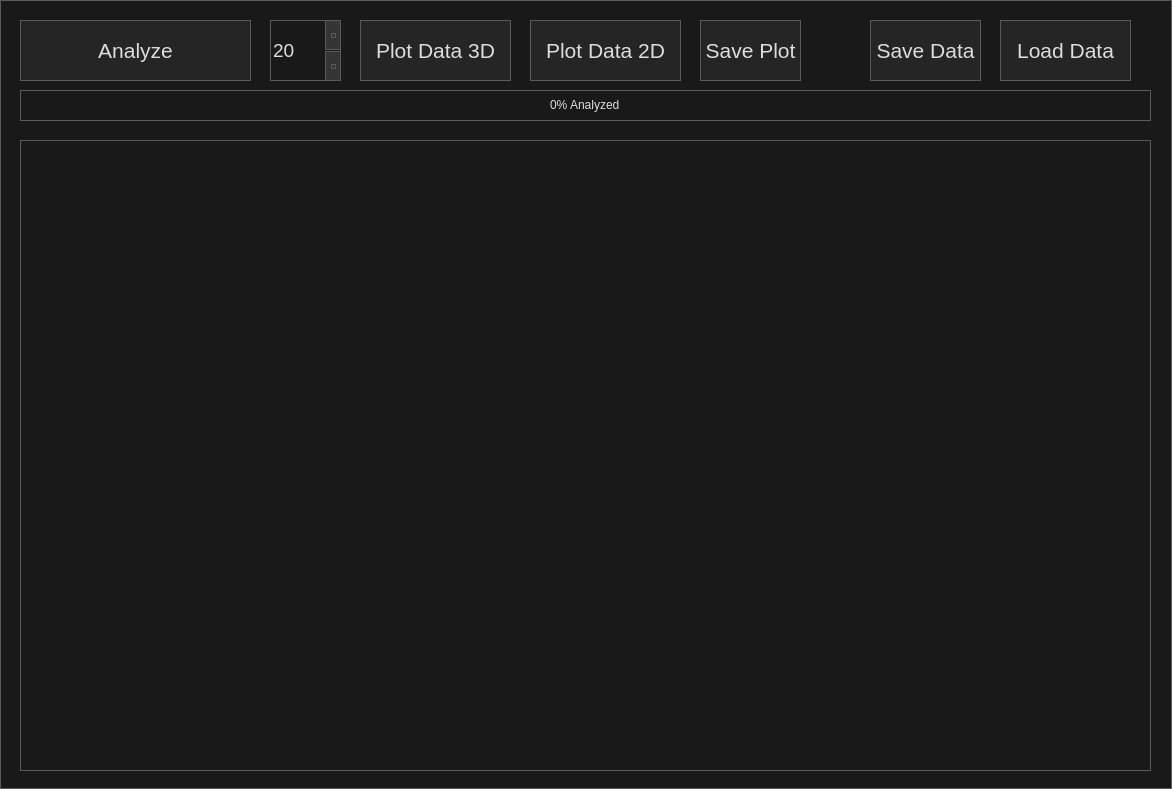
<?xml version="1.0" encoding="UTF-8"?>
<ui version="4.0">
 <class>symTrap</class>
 <widget class="QDialog" name="symTrap">
  <property name="geometry">
   <rect>
    <x>0</x>
    <y>0</y>
    <width>1172</width>
    <height>789</height>
   </rect>
  </property>
  <property name="windowTitle">
   <string>Symmetry Trap Tool</string>
  </property>
  <property name="styleSheet">
   <string notr="true">/*
	Based on a template by Emanuel Claesson (c) 2013 with modifications by Paris Flood

	Licensed under the Apache License, Version 2.0 (the &amp;quot;License&amp;quot;);
	you may not use this file except in compliance with the License.
	You may obtain a copy of the License at

		http://www.apache.org/licenses/LICENSE-2.0

	Unless required by applicable law or agreed to in writing, software
	distributed under the License is distributed on an &amp;quot;AS IS&amp;quot; BASIS,
	WITHOUT WARRANTIES OR CONDITIONS OF ANY KIND, either express or implied.
	See the License for the specific language governing permissions and
	limitations under the License.
*/

/*
	COLOR_DARK     = #191919
	COLOR_MEDIUM   = #353535
	COLOR_MEDLIGHT = #5A5A5A
	COLOR_LIGHT    = #DDDDDD
	COLOR_BLUE  = #2158AA
	COLOR_ORANGE = #D66C23
*/
* {
	background: #191919;
	color: #DDDDDD;
border: 1px solid #5A5A5A;
}

 QMenuBar {
	background: #191919;
	border-style: none;
 }

 QMenuBar::item {
	 background: transparent;
     spacing: 3px; /* spacing between menu bar items */
     padding: 5px 25px;
 }

 QMenuBar::item:selected{
	background: #353535;
  	border: 2px solid #D66C23;
    border-style: none none solid none;
}

 QMenuBar::item:pressed {
	background: #5A5A5A;
}

QCheckBox, QRadioButton {
	border: none;
}

QRadioButton::indicator, QCheckBox::indicator {
	width: 13px;
	height: 13px;
}

QRadioButton::indicator::unchecked, QCheckBox::indicator::unchecked {
	left: 5px;
	border: 1px solid #5A5A5A;
	background: none;
}

QRadioButton::indicator:unchecked:hover, QCheckBox::indicator:unchecked:hover {
	left: 5px;
	border: 1px solid #D66C23;
}

QRadioButton::indicator::checked, QCheckBox::indicator::checked {
	left: 5px;
	border: 1px solid #5A5A5A;
	background: #2158AA;
}

QRadioButton::indicator:checked:hover, QCheckBox::indicator:checked:hover {
	left: 5px;
	border: 1px solid #D66C23;
	background: #2158AA;
}

QGroupBox::title {
	subcontrol-origin: margin;
    subcontrol-position: top center;
}

QScrollBar {
	border: 1px solid #5A5A5A;
	background: #191919;
}

QScrollBar:horizontal {
	height: 15px;
	margin: 0px 16px 0px 16px;
}

QScrollBar:vertical {
	width: 15px;
	margin: 16px 0px 16px 0px;
}

QScrollBar::handle {
	background: #353535;
	border: 1px solid #5A5A5A;
}

QScrollBar::handle:horizontal {
	border-width: 0px 1px 0px 1px;
}

QScrollBar::handle:vertical {
	border-width: 1px 0px 1px 0px;
}

QScrollBar::handle:horizontal {
	min-width: 20px;
}

QScrollBar::handle:vertical {
	min-height: 20px;
}

QScrollBar::add-line, QScrollBar::sub-line {
	background:#353535;
	border: 1px solid #5A5A5A;
	subcontrol-origin: margin;
}

QScrollBar::add-line {
	position: absolute;
}

QScrollBar::add-line:horizontal {
	width: 15px;
	subcontrol-position: right;
	left: 15px;
}

QScrollBar::add-line:vertical {
	height: 15px;
	subcontrol-position: bottom;
	top: 15px;
}

QScrollBar::sub-line:horizontal {
	width: 15px;
	subcontrol-position: left;
}

QScrollBar::sub-line:vertical {
	height: 15px;
	subcontrol-position: top;
}

QScrollBar:left-arrow, QScrollBar::right-arrow, QScrollBar::up-arrow, QScrollBar::down-arrow {
	border: 1px solid #5A5A5A;
	width: 3px;
	height: 3px;
}

QScrollBar::add-page, QScrollBar::sub-page {
	background: none;
}

QAbstractButton {
	background: #252525;
}

QAbstractButton:disabled {
	background: #3F3F3F;
}

QAbstractButton:hover {
	background: #353535;
}

QPushButton:hover {
	background: #353535;
  	border: 1px solid #D66C23;
}

QAbstractButton:pressed {
	background: #5A5A5A;
}

QAbstractItemView {
	show-decoration-selected: 1;
 	outline: 0;
	selection-background-color: #2158AA;
	selection-color: #DDDDDD;
	alternate-background-color: #353535;
}

QHeaderView {
	border: 1px solid #5A5A5A;
}

QHeaderView::section {
	background: #191919;
	border: 1px solid #5A5A5A;
	padding: 4px;
}

QHeaderView::section:selected, QHeaderView::section::checked {
	background: #353535;
}

QTableView {
	gridline-color: #5A5A5A;
}

QTabBar {
	margin-left: 2px;
}

QTabBar::tab {
	border-radius: 0px;
	padding: 4px;
	margin: 4px;
}

QTabBar::tab:selected {
	background: #353535;
}

QComboBox::down-arrow {
	border: 1px solid #5A5A5A;
	background: #353535;
}

QComboBox::drop-down {
	border: 1px solid #5A5A5A;
	background: #353535;
}

QComboBox::down-arrow {
	width: 3px;
	height: 3px;
	border: 1px solid #5A5A5A;
}

QAbstractSpinBox {
	padding-right: 15px;
}

QAbstractSpinBox::up-button, QAbstractSpinBox::down-button {
	border: 1px solid #5A5A5A;
	background: #353535;
	subcontrol-origin: border;
}
QAbstractSpinBox::up-button:hover, QAbstractSpinBox::down-button:hover {
	border: 1px solid #D66C23;
}
QAbstractSpinBox::up-button:pressed, QAbstractSpinBox::down-button:pressed {
	background: #5A5A5A;
}

QAbstractSpinBox::up-arrow, QAbstractSpinBox::down-arrow {
	width: 3px;
	height: 3px;
	border: 1px solid #5A5A5A;
}
QAbstractSpinBox::up-arrow:hover, QAbstractSpinBox::down-arrow:hover {
	border: 1px solid #D66C23;
}

QSlider {
	border: none;
}

QSlider::groove:horizontal {
	height: 5px;
	margin: 4px 0px 4px 0px;
}

QSlider::groove:vertical {
	width: 5px;
	margin: 0px 4px 0px 4px;
}

QSlider::handle {
	border: 1px solid #5A5A5A;
	background: #353535;
}

QSlider::handle:horizontal {
	width: 15px;
	margin: -4px 0px -4px 0px;
}

QSlider::handle:vertical {
	height: 15px;
	margin: 0px -4px 0px -4px;
}

QSlider::add-page:vertical, QSlider::sub-page:horizontal {
	background: #2158AA;
}

QSlider::sub-page:vertical, QSlider::add-page:horizontal {
	background: #353535;
}

QLabel {
	border: none;
}

QProgressBar {
	text-align: center;
}

QProgressBar::chunk {
	width: 1px;
	background-color: #2158AA;
}

QMenu::separator {
	background: #353535;
}

QGroupBox {
	font: bold
}

QListWidget::item:selected {
    background-color: #2158AA;
}

 QMenu::item:selected{
	background: #353535;
	border: 2px solid #D66C23;
    border-style: none solid none none;
}

 QMenu::pressed {
	background: #5A5A5A;
}

QMenu::separator {
    height: 5px;
	background: #2158AA;
}</string>
  </property>
  <widget class="QPushButton" name="Plot_3D">
   <property name="geometry">
    <rect>
     <x>360</x>
     <y>20</y>
     <width>151</width>
     <height>61</height>
    </rect>
   </property>
   <property name="maximumSize">
    <size>
     <width>679</width>
     <height>16777215</height>
    </size>
   </property>
   <property name="font">
    <font>
     <pointsize>16</pointsize>
    </font>
   </property>
   <property name="text">
    <string>Plot Data 3D</string>
   </property>
  </widget>
  <widget class="QPushButton" name="save_data">
   <property name="geometry">
    <rect>
     <x>870</x>
     <y>20</y>
     <width>111</width>
     <height>61</height>
    </rect>
   </property>
   <property name="maximumSize">
    <size>
     <width>679</width>
     <height>16777215</height>
    </size>
   </property>
   <property name="font">
    <font>
     <pointsize>16</pointsize>
    </font>
   </property>
   <property name="text">
    <string>Save Data</string>
   </property>
  </widget>
  <widget class="QPushButton" name="load_data">
   <property name="geometry">
    <rect>
     <x>1000</x>
     <y>20</y>
     <width>131</width>
     <height>61</height>
    </rect>
   </property>
   <property name="maximumSize">
    <size>
     <width>679</width>
     <height>16777215</height>
    </size>
   </property>
   <property name="font">
    <font>
     <pointsize>16</pointsize>
    </font>
   </property>
   <property name="text">
    <string>Load Data</string>
   </property>
  </widget>
  <widget class="QPushButton" name="optimize">
   <property name="geometry">
    <rect>
     <x>20</x>
     <y>20</y>
     <width>231</width>
     <height>61</height>
    </rect>
   </property>
   <property name="maximumSize">
    <size>
     <width>679</width>
     <height>16777215</height>
    </size>
   </property>
   <property name="font">
    <font>
     <pointsize>16</pointsize>
    </font>
   </property>
   <property name="autoFillBackground">
    <bool>false</bool>
   </property>
   <property name="text">
    <string>Analyze</string>
   </property>
   <property name="flat">
    <bool>false</bool>
   </property>
  </widget>
  <widget class="QWidget" name="verticalLayoutWidget">
   <property name="geometry">
    <rect>
     <x>20</x>
     <y>140</y>
     <width>1131</width>
     <height>631</height>
    </rect>
   </property>
   <layout class="QVBoxLayout" name="verticalLayout">
    <property name="sizeConstraint">
     <enum>QLayout::SetDefaultConstraint</enum>
    </property>
    <property name="leftMargin">
     <number>0</number>
    </property>
    <property name="rightMargin">
     <number>0</number>
    </property>
   </layout>
  </widget>
  <widget class="QSpinBox" name="iterBox">
   <property name="geometry">
    <rect>
     <x>270</x>
     <y>20</y>
     <width>71</width>
     <height>61</height>
    </rect>
   </property>
   <property name="font">
    <font>
     <pointsize>14</pointsize>
    </font>
   </property>
   <property name="toolTip">
    <string>How many intermediate iterations should the rotation have?</string>
   </property>
   <property name="autoFillBackground">
    <bool>false</bool>
   </property>
   <property name="minimum">
    <number>5</number>
   </property>
   <property name="maximum">
    <number>999</number>
   </property>
   <property name="singleStep">
    <number>1</number>
   </property>
   <property name="value">
    <number>20</number>
   </property>
  </widget>
  <widget class="QProgressBar" name="progressBar">
   <property name="geometry">
    <rect>
     <x>20</x>
     <y>90</y>
     <width>1131</width>
     <height>31</height>
    </rect>
   </property>
   <property name="value">
    <number>0</number>
   </property>
   <property name="format">
    <string>%p% Analyzed</string>
   </property>
  </widget>
  <widget class="QPushButton" name="save_plot">
   <property name="geometry">
    <rect>
     <x>700</x>
     <y>20</y>
     <width>101</width>
     <height>61</height>
    </rect>
   </property>
   <property name="maximumSize">
    <size>
     <width>679</width>
     <height>16777215</height>
    </size>
   </property>
   <property name="font">
    <font>
     <pointsize>16</pointsize>
    </font>
   </property>
   <property name="text">
    <string>Save Plot</string>
   </property>
  </widget>
  <widget class="QPushButton" name="Plot_2D">
   <property name="geometry">
    <rect>
     <x>530</x>
     <y>20</y>
     <width>151</width>
     <height>61</height>
    </rect>
   </property>
   <property name="maximumSize">
    <size>
     <width>679</width>
     <height>16777215</height>
    </size>
   </property>
   <property name="font">
    <font>
     <pointsize>16</pointsize>
    </font>
   </property>
   <property name="text">
    <string>Plot Data 2D</string>
   </property>
  </widget>
 </widget>
 <resources/>
 <connections/>
</ui>
